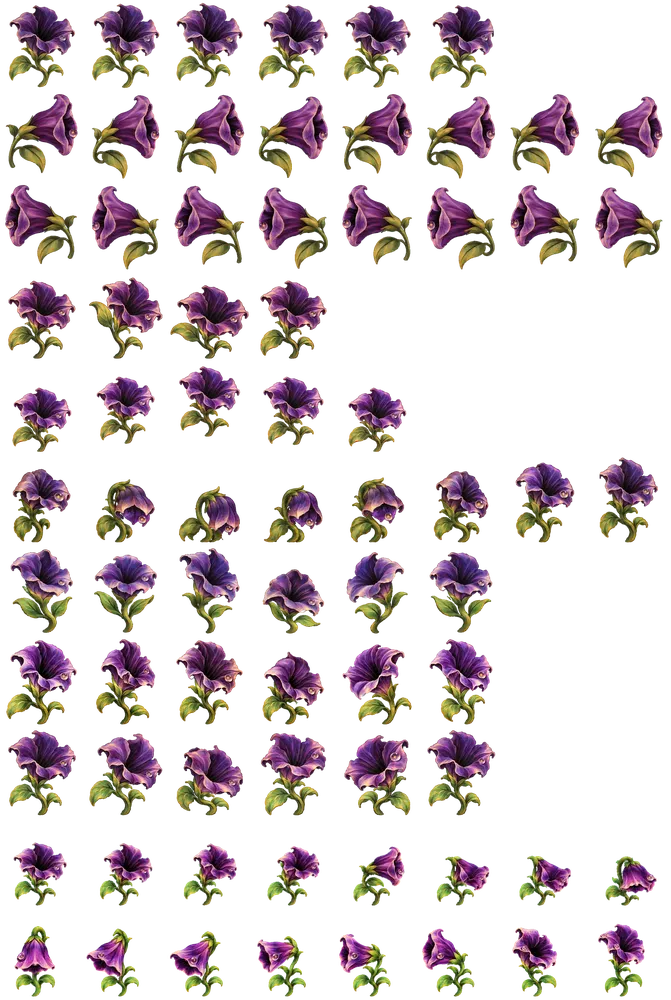
#> input picture App/PaintByNumber/Resources/pet-hope.webp, 671 x 1000 px, shrunk from 1536 x 2288 before the run, given in place of raster.ppm, which was not available
$ python impasto.py ../../App/PaintByNumber/Resources out
#> lines starting #> are read from the running program, lines starting #| are printed output that depends on the picture; after the words box and inside, x2 and y2 are one past the last pixel; in counts of white or black regions, pixels touching at a corner belong together; pictures that were not available may be replaced by others from this repository, and a replacement may not be noted
"""Prototype: a finished painting held to the light.

Reads pbn's raster.ppm (each area in its paint) and boundaries.ppm (the lines), makes a height
field of paint (each area domed up from its edges, with brush marks along one direction per area),
and lights it from a direction that follows the device's tilt. Writes frames for a tilt sweep.

    python3 impasto.py <pbn out dir> <frames dir> [--frames 48] [--crop x,y,w,h] [--scale 1]
"""
import argparse
import os

import numpy as np
from PIL import Image
from scipy import ndimage


def load(path):
    return np.asarray(Image.open(path).convert("RGB"), dtype=np.float32) / 255.0


def to_lin(c):
    return np.where(c <= 0.04045, c / 12.92, ((c + 0.055) / 1.055) ** 2.4)


def to_srgb(c):
    c = np.clip(c, 0, 1)
    return np.where(c <= 0.0031308, 12.92 * c, 1.055 * c ** (1 / 2.4) - 0.055)


def orientation(photo, sigma=4.0):
    """Unit vectors along the photo's local structure (the structure tensor's minor eigenvector):
    the way feathers, grass and hair run. Brush marks follow them."""
    g = photo.mean(axis=2)
    gx = ndimage.sobel(g, axis=1)
    gy = ndimage.sobel(g, axis=0)
    jxx = ndimage.gaussian_filter(gx * gx, sigma)
    jxy = ndimage.gaussian_filter(gx * gy, sigma)
    jyy = ndimage.gaussian_filter(gy * gy, sigma)
    theta = 0.5 * np.arctan2(2 * jxy, jxx - jyy)  # gradient direction
    return -np.sin(theta), np.cos(theta)          # along the structure


def lic(noise, vx, vy, length=8, steps=10):
    """Line integral convolution: the noise averaged along the field, both ways."""
    h, w = noise.shape
    acc = noise.copy()
    for sign in (1, -1):
        y, x = np.mgrid[0:h, 0:w].astype(np.float32)
        px, py = vx, vy
        for _ in range(steps):
            # keep following the field the same way it was going (it has no sign)
            fx = ndimage.map_coordinates(vx, [y, x], order=1, mode="nearest")
            fy = ndimage.map_coordinates(vy, [y, x], order=1, mode="nearest")
            flip = np.sign(fx * px + fy * py)
            flip[flip == 0] = 1
            fx, fy = fx * flip, fy * flip
            x = x + sign * fx * length / steps
            y = y + sign * fy * length / steps
            px, py = fx, fy
            acc += ndimage.map_coordinates(noise, [y, x], order=1, mode="reflect")
    return acc / (2 * steps + 1)


def height_field(painted, lines, photo, seed=7, edge=3.5, relief=1.0, brush=0.5, grain=1.0, stroke=18.0):
    """Paint thickness: each area rises from its edge over `edge` px, with brush marks that follow
    the photo's structure."""
    rng = np.random.default_rng(seed)
    inside = ~lines
    d = ndimage.distance_transform_edt(inside)
    dome = relief * (1 - np.exp(-d / edge))
    noise = ndimage.gaussian_filter(rng.standard_normal(lines.shape).astype(np.float32), grain)
    vx, vy = orientation(photo)
    marks = lic(noise, vx, vy, length=stroke, steps=14)
    marks = ndimage.gaussian_filter(marks, 0.6)
    marks /= marks.std() + 1e-6
    fade = np.clip(d / (edge * 1.5), 0, 1)  # marks settle near the edges
    return dome + brush * 0.25 * marks * fade, lines


def light(albedo_lin, hgt, tilt_x, tilt_y, gloss=0.22, shininess=110.0, ambient=0.55, groove=0.6, lines=None):
    gy, gx = np.gradient(hgt)
    n = np.dstack([-gx, -gy, np.ones_like(hgt)])
    n /= np.linalg.norm(n, axis=2, keepdims=True)
    L = np.array([np.sin(tilt_x), -np.sin(tilt_y), 1.0])
    L /= np.linalg.norm(L)
    V = np.array([0.0, 0.0, 1.0])
    H = (L + V) / np.linalg.norm(L + V)
    ndl = np.clip(n @ L, 0, 1)
    flat = L[2]
    diffuse = ambient + (1 - ambient) * ndl / flat
    spec = gloss * np.clip(n @ H, 0, 1) ** shininess
    out = albedo_lin * diffuse[..., None] + spec[..., None]
    if lines is not None:
        # The lines are the canvas showing between paint: a little shadow in the groove.
        g = ndimage.gaussian_filter(lines.astype(np.float32), 0.8)
        out *= (1 - groove * 0.35 * g)[..., None]
    return out


def main():
    ap = argparse.ArgumentParser()
    ap.add_argument("pbn_dir")
    ap.add_argument("out_dir")
    ap.add_argument("--frames", type=int, default=48)
    ap.add_argument("--crop", default=None)
    ap.add_argument("--tilt", type=float, default=0.45, help="radians of tilt at the sweep's edge")
    ap.add_argument("--relief", type=float, default=1.0)
    ap.add_argument("--brush", type=float, default=0.5)
    ap.add_argument("--still", action="store_true")
    a = ap.parse_args()
    painted = load(os.path.join(a.pbn_dir, "raster.ppm"))
    bnd = load(os.path.join(a.pbn_dir, "boundaries.ppm"))
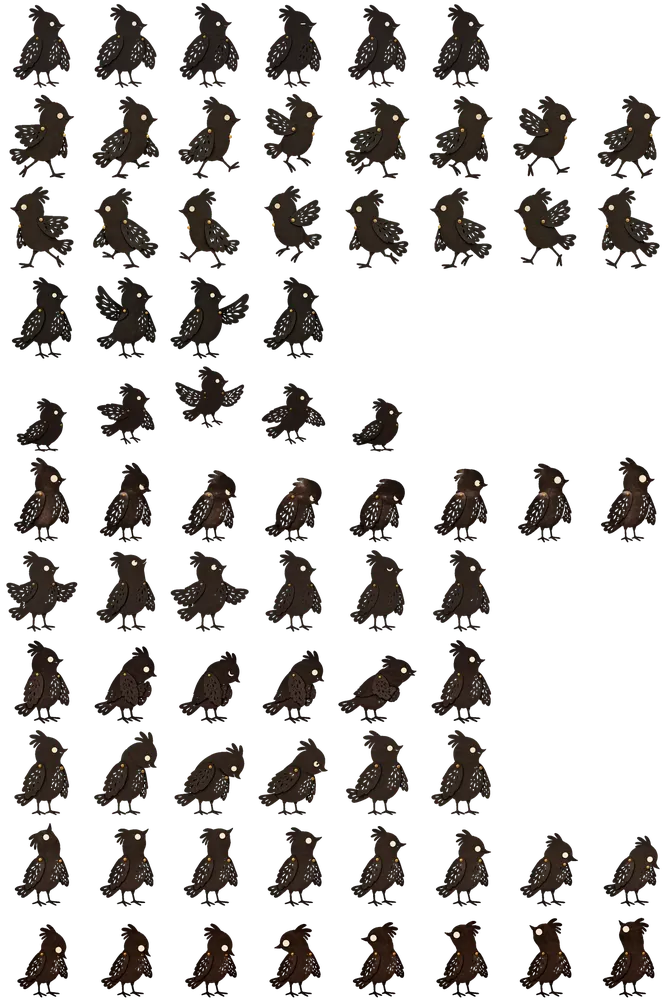
#> input picture App/PaintByNumber/Resources/pet-lotte-reiniger.webp, 671 x 1000 px, shrunk from 1536 x 2288 before the run, given in place of boundaries.ppm, which was not available
    if bnd.shape[:2] != painted.shape[:2]:
        # boundaries.ppm is drawn at 2x: render there, the paint scaled up without smoothing.
        painted = np.asarray(Image.fromarray((painted * 255).astype(np.uint8)).resize(bnd.shape[1::-1], Image.NEAREST),
                             np.float32) / 255
    lines = bnd.mean(axis=2) < 0.5
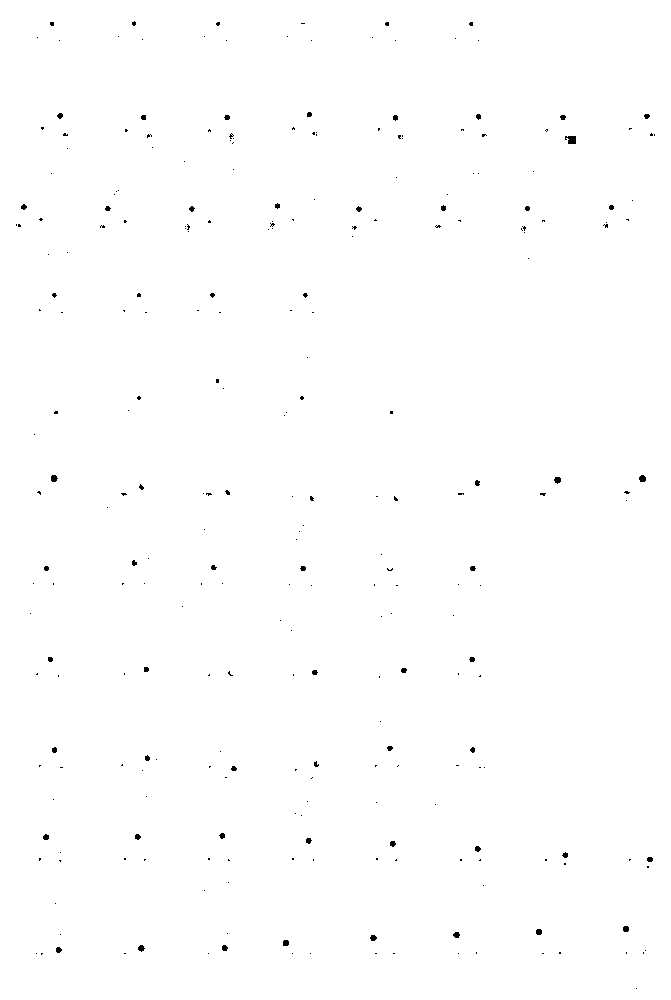
#> lines: shape (1000, 671) bool; 99.7% white; 274 black regions (222 under 20 px), largest, box (x1, y1, x2, y2) and area: (565, 136, 576, 144) 71, (639, 475, 646, 482) 40, (51, 475, 58, 482) 39
    if a.crop:
        x, y, w, h = map(int, a.crop.split(","))
        painted, lines = painted[y:y + h, x:x + w], lines[y:y + h, x:x + w]
    photo = load(os.path.join(a.pbn_dir, "working.ppm"))
    if photo.shape[:2] != painted.shape[:2]:
        photo = np.asarray(Image.fromarray((photo * 255).astype(np.uint8)).resize(painted.shape[1::-1], Image.LANCZOS),
                           np.float32) / 255
    if a.crop:
        photo = photo[y:y + h, x:x + w]
    hgt, lines = height_field(painted, lines, photo, relief=a.relief, brush=a.brush)
#> after the loop in lic, `for sign in (1, -1):`:
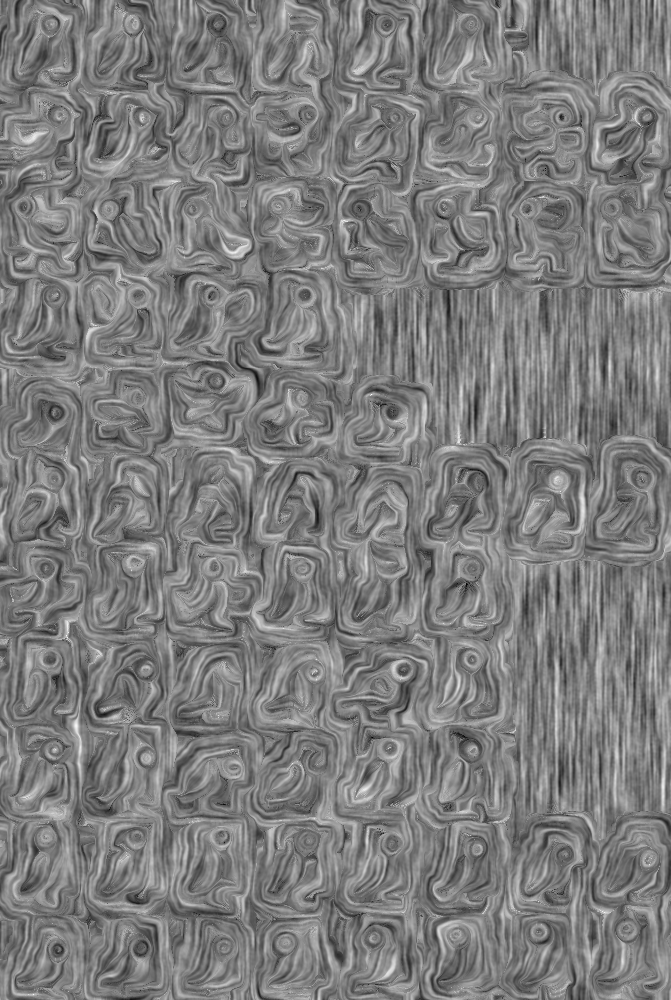
#> acc: shape (1000, 671) float32; min -11.92, max 12.39, mean 0.0179; drawn with min black and max white
#> after the loop in lic, `for sign in (1, -1):`:
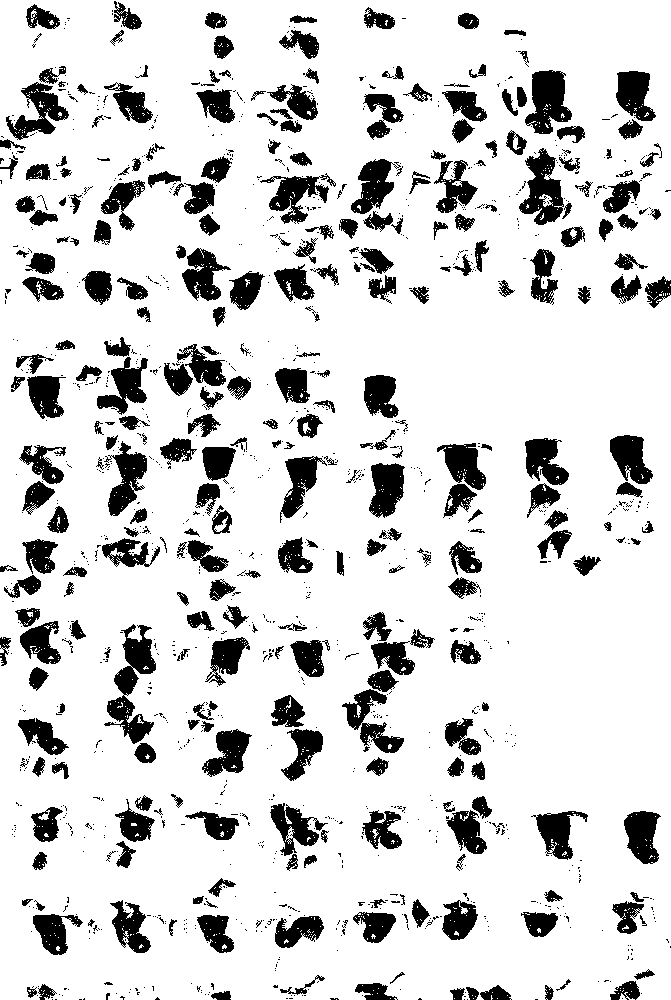
#> flip: shape (1000, 671) float32; values -1 (black) and 1 (white), 83.9% white; 1323 black regions (1010 under 20 px), largest, box (x1, y1, x2, y2) and area: (104, 624, 156, 744) 2475, (525, 70, 572, 134) 1877, (519, 148, 564, 225) 1828
#> after the loop in lic, `for sign in (1, -1):`:
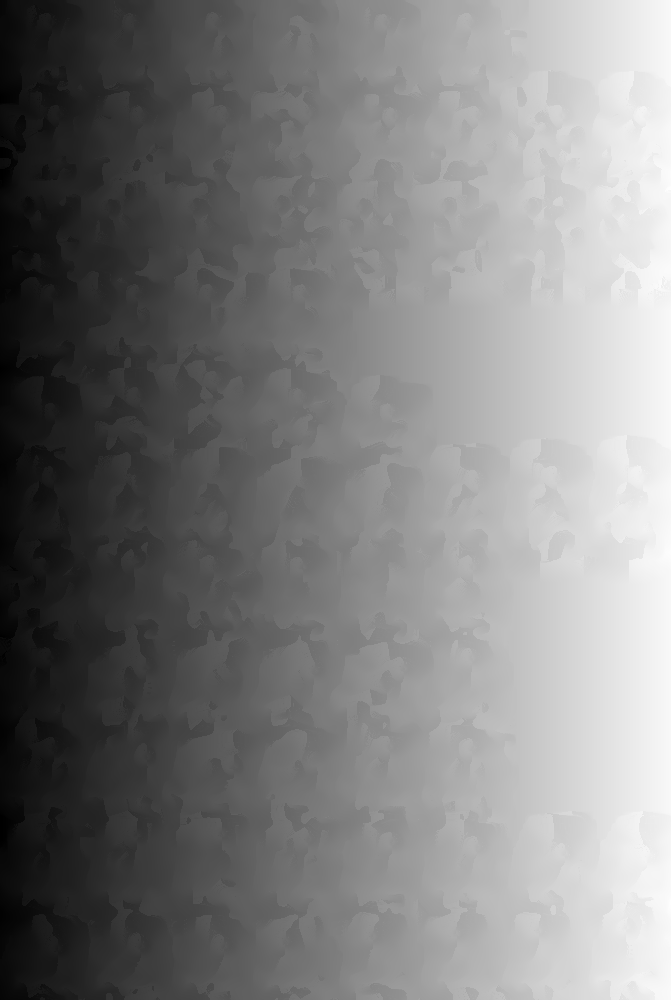
#> x: shape (1000, 671) float32; min -18, max 688, mean 335.4; drawn with min black and max white
#> after the loop in lic, `for sign in (1, -1):`:
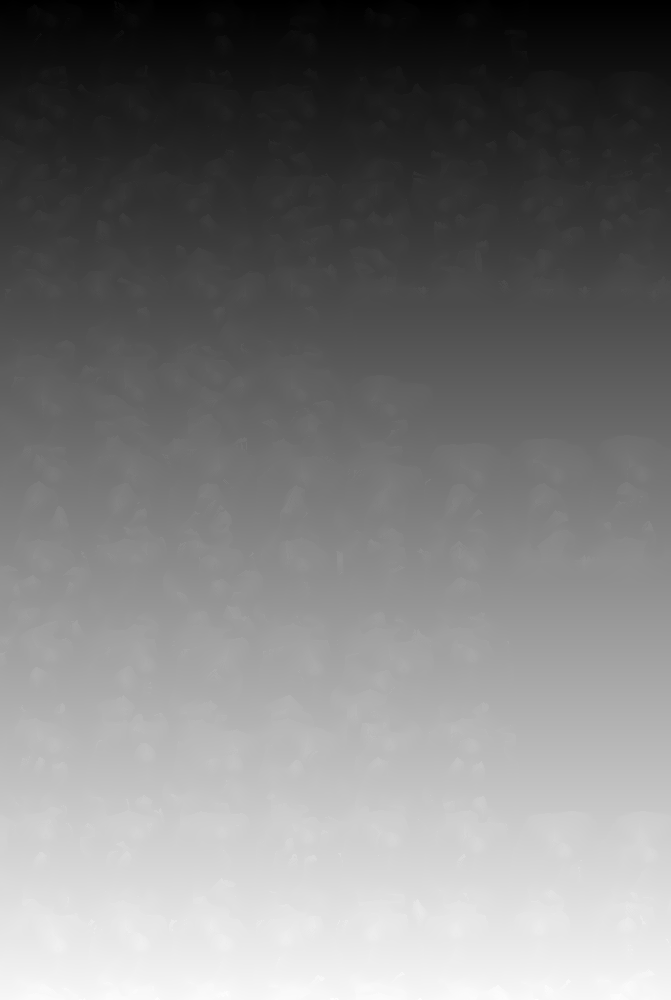
#> y: shape (1000, 671) float32; min -18, max 1014.9, mean 487.5; drawn with min black and max white
    alb = to_lin(painted)
    os.makedirs(a.out_dir, exist_ok=True)
    Image.fromarray((painted * 255).astype(np.uint8)).save(os.path.join(a.out_dir, "flat.png"))
    if a.still:
        for name, tx, ty in [("left", -a.tilt, 0.15), ("right", a.tilt, 0.15), ("top", 0.0, a.tilt)]:
            img = to_srgb(light(alb, hgt, tx, ty, lines=lines))
            Image.fromarray((img * 255).astype(np.uint8)).save(os.path.join(a.out_dir, f"lit-{name}.png"))
        return
    for i in range(a.frames):
        t = 2 * np.pi * i / a.frames
        img = to_srgb(light(alb, hgt, a.tilt * np.cos(t), a.tilt * 0.6 * np.sin(t), lines=lines))
        Image.fromarray((img * 255).astype(np.uint8)).save(os.path.join(a.out_dir, f"f{i:03d}.png"))
#> this loop made 48 passes
#> (L in light, H in light, flat in light) on passes 1 to 12: ([0.399, 0, 0.917], [0.204, 0, 0.979], 0.917), ([0.396, -0.0323, 0.918], [0.202, -0.0165, 0.979], 0.918), ([0.387, -0.0642, 0.92], [0.198, -0.0328, 0.98], 0.92), ([0.373, -0.0952, 0.923], [0.19, -0.0485, 0.981], 0.923), ([0.352, -0.125, 0.927], [0.179, -0.0636, 0.982], 0.927), ([0.326, -0.153, 0.933], [0.166, -0.0776, 0.983], 0.933), ([0.294, -0.178, 0.939], [0.149, -0.0905, 0.985], 0.939), ([0.256, -0.201, 0.946], [0.13, -0.102, 0.986], 0.946), ([0.212, -0.221, 0.952], [0.107, -0.112, 0.988], 0.952), ([0.164, -0.236, 0.958], [0.0829, -0.119, 0.989], 0.958), ([0.112, -0.248, 0.962], [0.0564, -0.125, 0.991], 0.962), ([0.0567, -0.255, 0.965], [0.0286, -0.129, 0.991], 0.965)
#> pass 1, in light, `n = np.dstack([-gx, -gy, np.ones_like(hgt)])`:
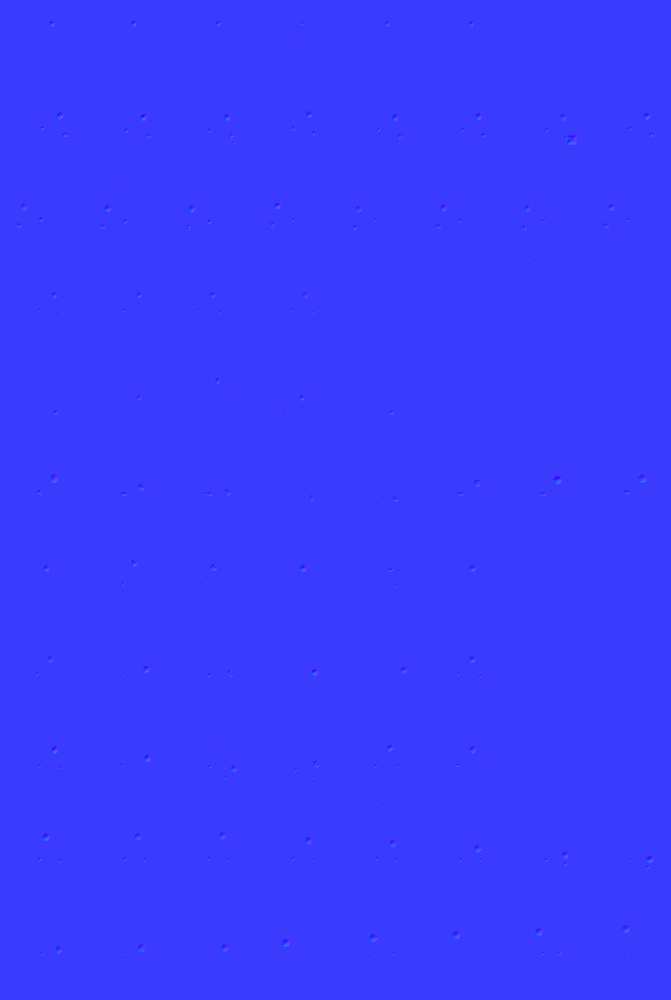
#> n: shape (1000, 671, 3) float64; mean of channels 0, 1, 2 0, 1.84e-20, 1; drawn with min black and max white


if __name__ == "__main__":
    main()
